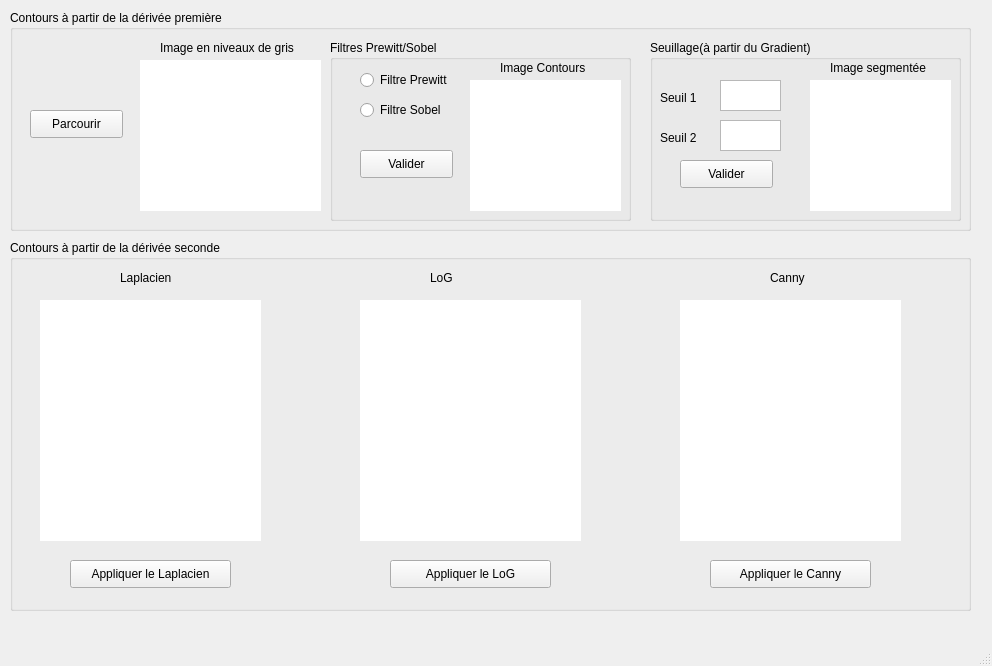
<?xml version="1.0" encoding="UTF-8"?>
<ui version="4.0">
 <class>MainWindow</class>
 <widget class="QMainWindow" name="MainWindow">
  <property name="geometry">
   <rect>
    <x>0</x>
    <y>0</y>
    <width>992</width>
    <height>666</height>
   </rect>
  </property>
  <property name="windowTitle">
   <string>MainWindow</string>
  </property>
  <widget class="QWidget" name="centralwidget">
   <widget class="QGroupBox" name="groupBox">
    <property name="geometry">
     <rect>
      <x>10</x>
      <y>10</y>
      <width>961</width>
      <height>221</height>
     </rect>
    </property>
    <property name="title">
     <string>Contours à partir de la dérivée première</string>
    </property>
    <widget class="QPushButton" name="Browse">
     <property name="geometry">
      <rect>
       <x>20</x>
       <y>100</y>
       <width>93</width>
       <height>28</height>
      </rect>
     </property>
     <property name="text">
      <string>Parcourir</string>
     </property>
    </widget>
    <widget class="QLabel" name="label">
     <property name="geometry">
      <rect>
       <x>150</x>
       <y>30</y>
       <width>151</width>
       <height>16</height>
      </rect>
     </property>
     <property name="text">
      <string>Image en niveaux de gris</string>
     </property>
    </widget>
    <widget class="QLabel" name="GrayImg">
     <property name="geometry">
      <rect>
       <x>130</x>
       <y>50</y>
       <width>181</width>
       <height>151</height>
      </rect>
     </property>
     <property name="styleSheet">
      <string notr="true">background-color:white;</string>
     </property>
     <property name="text">
      <string/>
     </property>
    </widget>
    <widget class="QGroupBox" name="groupBox_3">
     <property name="geometry">
      <rect>
       <x>320</x>
       <y>30</y>
       <width>301</width>
       <height>181</height>
      </rect>
     </property>
     <property name="title">
      <string>Filtres Prewitt/Sobel</string>
     </property>
     <widget class="QRadioButton" name="radioPrewitt">
      <property name="geometry">
       <rect>
        <x>30</x>
        <y>30</y>
        <width>121</width>
        <height>20</height>
       </rect>
      </property>
      <property name="text">
       <string>Filtre Prewitt</string>
      </property>
     </widget>
     <widget class="QRadioButton" name="radioSobel">
      <property name="geometry">
       <rect>
        <x>30</x>
        <y>60</y>
        <width>121</width>
        <height>20</height>
       </rect>
      </property>
      <property name="text">
       <string>Filtre Sobel</string>
      </property>
     </widget>
     <widget class="QPushButton" name="Validate_1">
      <property name="geometry">
       <rect>
        <x>30</x>
        <y>110</y>
        <width>93</width>
        <height>28</height>
       </rect>
      </property>
      <property name="text">
       <string>Valider</string>
      </property>
     </widget>
     <widget class="QLabel" name="FilteredImg">
      <property name="geometry">
       <rect>
        <x>140</x>
        <y>40</y>
        <width>151</width>
        <height>131</height>
       </rect>
      </property>
      <property name="styleSheet">
       <string notr="true">background-color:white;</string>
      </property>
      <property name="text">
       <string/>
      </property>
     </widget>
     <widget class="QLabel" name="label_10">
      <property name="geometry">
       <rect>
        <x>170</x>
        <y>20</y>
        <width>91</width>
        <height>16</height>
       </rect>
      </property>
      <property name="text">
       <string>Image Contours</string>
      </property>
     </widget>
    </widget>
    <widget class="QGroupBox" name="groupBox_4">
     <property name="geometry">
      <rect>
       <x>640</x>
       <y>30</y>
       <width>311</width>
       <height>181</height>
      </rect>
     </property>
     <property name="title">
      <string>Seuillage(à partir du Gradient)</string>
     </property>
     <widget class="QPushButton" name="Validate_2">
      <property name="geometry">
       <rect>
        <x>30</x>
        <y>120</y>
        <width>93</width>
        <height>28</height>
       </rect>
      </property>
      <property name="text">
       <string>Valider</string>
      </property>
     </widget>
     <widget class="QLabel" name="SegmentedImg">
      <property name="geometry">
       <rect>
        <x>160</x>
        <y>40</y>
        <width>141</width>
        <height>131</height>
       </rect>
      </property>
      <property name="styleSheet">
       <string notr="true">background-color:white;</string>
      </property>
      <property name="text">
       <string/>
      </property>
     </widget>
     <widget class="QLabel" name="label_12">
      <property name="geometry">
       <rect>
        <x>180</x>
        <y>20</y>
        <width>111</width>
        <height>16</height>
       </rect>
      </property>
      <property name="text">
       <string>Image segmentée</string>
      </property>
     </widget>
     <widget class="QTextEdit" name="Threshold_1">
      <property name="geometry">
       <rect>
        <x>70</x>
        <y>40</y>
        <width>61</width>
        <height>31</height>
       </rect>
      </property>
     </widget>
     <widget class="QTextEdit" name="Threshold_2">
      <property name="geometry">
       <rect>
        <x>70</x>
        <y>80</y>
        <width>61</width>
        <height>31</height>
       </rect>
      </property>
     </widget>
     <widget class="QLabel" name="label_2">
      <property name="geometry">
       <rect>
        <x>10</x>
        <y>50</y>
        <width>55</width>
        <height>16</height>
       </rect>
      </property>
      <property name="text">
       <string>Seuil 1</string>
      </property>
     </widget>
     <widget class="QLabel" name="label_3">
      <property name="geometry">
       <rect>
        <x>10</x>
        <y>90</y>
        <width>55</width>
        <height>16</height>
       </rect>
      </property>
      <property name="text">
       <string>Seuil 2</string>
      </property>
     </widget>
    </widget>
   </widget>
   <widget class="QGroupBox" name="groupBox_2">
    <property name="geometry">
     <rect>
      <x>10</x>
      <y>240</y>
      <width>961</width>
      <height>371</height>
     </rect>
    </property>
    <property name="title">
     <string>Contours à partir de la dérivée seconde</string>
    </property>
    <widget class="QPushButton" name="Lapbtn">
     <property name="geometry">
      <rect>
       <x>60</x>
       <y>320</y>
       <width>161</width>
       <height>28</height>
      </rect>
     </property>
     <property name="text">
      <string>Appliquer le Laplacien</string>
     </property>
    </widget>
    <widget class="QLabel" name="label_5">
     <property name="geometry">
      <rect>
       <x>110</x>
       <y>30</y>
       <width>91</width>
       <height>16</height>
      </rect>
     </property>
     <property name="text">
      <string>Laplacien</string>
     </property>
    </widget>
    <widget class="QLabel" name="LaplacianImg">
     <property name="geometry">
      <rect>
       <x>30</x>
       <y>60</y>
       <width>221</width>
       <height>241</height>
      </rect>
     </property>
     <property name="styleSheet">
      <string notr="true">background-color:white;</string>
     </property>
     <property name="text">
      <string/>
     </property>
    </widget>
    <widget class="QLabel" name="CannyImg">
     <property name="geometry">
      <rect>
       <x>670</x>
       <y>60</y>
       <width>221</width>
       <height>241</height>
      </rect>
     </property>
     <property name="styleSheet">
      <string notr="true">background-color:white;</string>
     </property>
     <property name="text">
      <string/>
     </property>
    </widget>
    <widget class="QLabel" name="LoGImg">
     <property name="geometry">
      <rect>
       <x>350</x>
       <y>60</y>
       <width>221</width>
       <height>241</height>
      </rect>
     </property>
     <property name="styleSheet">
      <string notr="true">background-color:white;</string>
     </property>
     <property name="text">
      <string/>
     </property>
    </widget>
    <widget class="QPushButton" name="Logbtn">
     <property name="geometry">
      <rect>
       <x>380</x>
       <y>320</y>
       <width>161</width>
       <height>28</height>
      </rect>
     </property>
     <property name="text">
      <string>Appliquer le LoG</string>
     </property>
    </widget>
    <widget class="QPushButton" name="Cannybtn">
     <property name="geometry">
      <rect>
       <x>700</x>
       <y>320</y>
       <width>161</width>
       <height>28</height>
      </rect>
     </property>
     <property name="text">
      <string>Appliquer le Canny</string>
     </property>
    </widget>
    <widget class="QLabel" name="label_6">
     <property name="geometry">
      <rect>
       <x>420</x>
       <y>30</y>
       <width>91</width>
       <height>16</height>
      </rect>
     </property>
     <property name="text">
      <string>LoG</string>
     </property>
    </widget>
    <widget class="QLabel" name="label_7">
     <property name="geometry">
      <rect>
       <x>760</x>
       <y>30</y>
       <width>91</width>
       <height>16</height>
      </rect>
     </property>
     <property name="text">
      <string>Canny</string>
     </property>
    </widget>
   </widget>
  </widget>
  <widget class="QMenuBar" name="menubar">
   <property name="geometry">
    <rect>
     <x>0</x>
     <y>0</y>
     <width>992</width>
     <height>26</height>
    </rect>
   </property>
  </widget>
  <widget class="QStatusBar" name="statusbar"/>
 </widget>
 <resources/>
 <connections/>
</ui>
